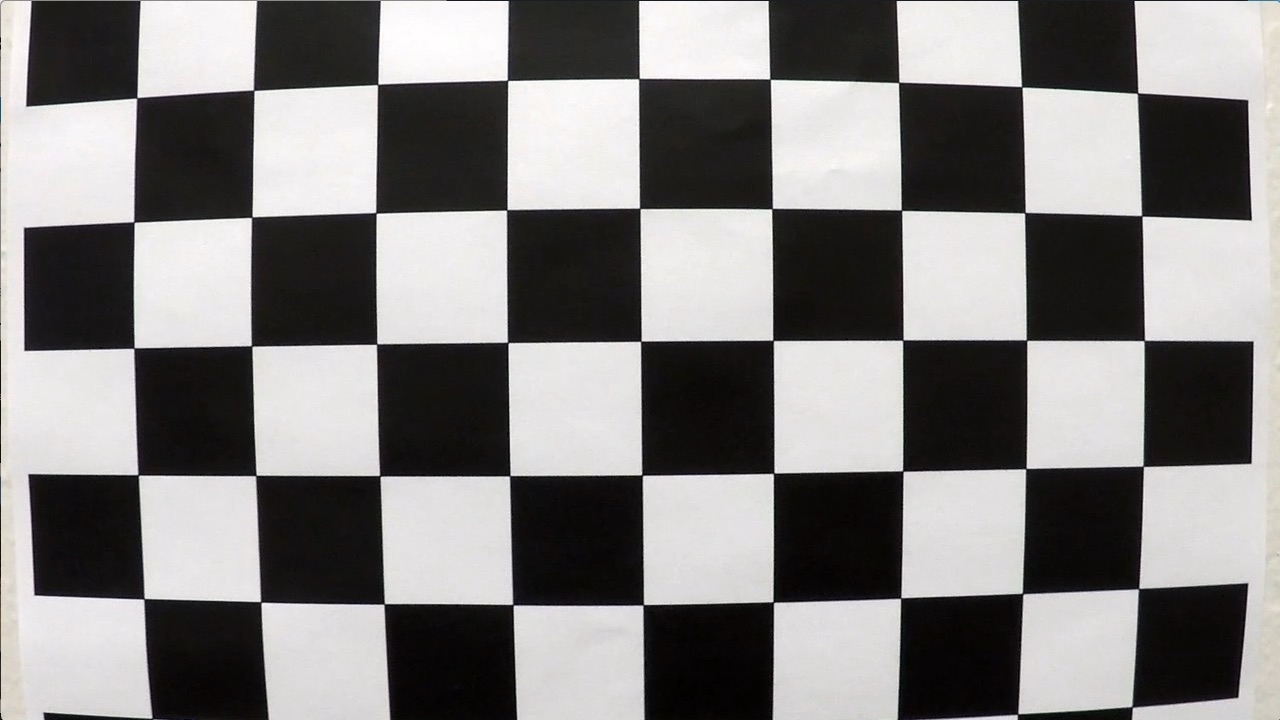
#> input picture camera_cal/calibration1.jpg, 1280 x 720 px
$ python video.py camera_cal/calibration1.jpg   (older library calls are emulated)
#> lines starting #> are read from the running program, lines starting #| are printed output that depends on the picture; after the words box and inside, x2 and y2 are one past the last pixel; in counts of white or black regions, pixels touching at a corner belong together
### calibration.py
from pathlib import Path
import glob

import cv2
import numpy as np
import matplotlib.pyplot as plt

# Broj unutrasnjih uglova sahovske table (kolone, redovi)
CHESSBOARD = (9, 6)


# [29 lines left out: function calibrate_camera, not called in this run]


def undistort(img, mtx, dist):
    return cv2.undistort(img, mtx, dist, None, mtx)


# [19 lines that do not run on import are left out]

### thresholding.py
from pathlib import Path
import glob

import cv2
import numpy as np
import matplotlib.pyplot as plt

from calibration import undistort

# Rezolucija slika za koje je kamera kalibrisana (visina, sirina)
IMG_SHAPE = (720, 1280)


def load_calibration(path="calibration.npz"):
    """Ucitava sacuvanu matricu kamere i koeficijente distorzije."""
    data = np.load(path)
    return data["mtx"], data["dist"]


def binary_threshold(img_bgr, s_thresh=(170, 255), sx_thresh=(20, 100),
                     l_thresh=(200, 255), use_l=True):
    """Pravi binarnu sliku (0/1) iz S kanala, Sobel gradijenta po x i (opciono) L kanala.

    Vraca recnik sa medjurezultatima i krajnjom slikom pod kljucem "combined".
    """
    hls = cv2.cvtColor(img_bgr, cv2.COLOR_BGR2HLS)  # OpenCV ucitava slike kao BGR!

    # 1) Boja: S kanal (zasicenost) - dobro hvata zute linije
    s_channel = hls[:, :, 2]
    s_binary = np.zeros_like(s_channel)
    s_binary[(s_channel >= s_thresh[0]) & (s_channel <= s_thresh[1])] = 1

    # 2) Boja: L kanal (svetlost) - hvata bele linije
    l_channel = hls[:, :, 1]
    l_binary = np.zeros_like(l_channel)
    l_binary[(l_channel >= l_thresh[0]) & (l_channel <= l_thresh[1])] = 1

    # 3) Gradijent: Sobel po x na sivoj slici
    gray = cv2.cvtColor(img_bgr, cv2.COLOR_BGR2GRAY)
    sobelx = cv2.Sobel(gray, cv2.CV_64F, 1, 0, ksize=3)
    abs_sobelx = np.absolute(sobelx)
    # Skaliranje na 0-255, da pragovi ne zavise od osvetljenja slike
    scaled = np.uint8(255 * abs_sobelx / max(np.max(abs_sobelx), 1e-6))
    sx_binary = np.zeros_like(scaled)
    sx_binary[(scaled >= sx_thresh[0]) & (scaled <= sx_thresh[1])] = 1

    # 4) Spajanje: piksel ostaje ako ga je uhvatio bilo koji metod
    combined = np.zeros_like(sx_binary)
    mask = (s_binary == 1) | (sx_binary == 1)
    if use_l:
        mask = mask | (l_binary == 1)
    combined[mask] = 1

    return {"combined": combined, "s": s_binary, "l": l_binary, "sx": sx_binary}


# [65 lines that do not run on import are left out]

### perspective.py
from pathlib import Path
import glob

import cv2
import numpy as np
import matplotlib.pyplot as plt

from calibration import undistort
from thresholding import load_calibration, binary_threshold, IMG_SHAPE

# Cetiri tacke trapeza na slici (gore-levo, gore-desno, dole-desno, dole-levo)
# POCETNE VREDNOSTI - proveriti i podesiti na straight_lines1.jpg!
SRC = np.float32([[580, 460], [705, 460], [1127, 720], [203, 720]])

# Gde te tacke treba da zavrse u pogledu odozgo (pravougaonik)
# Margine levo i desno (320 px) ostavljaju mesta da se vide krive linije
DST = np.float32([[320, 0], [960, 0], [960, 720], [320, 720]])


def get_transforms(src=SRC, dst=DST):
    """Vraca matricu transformacije M i njenu inverznu Minv.

    Za razliku od profesorovog warper-a, matrica se racuna jednom, a ne pri svakom
    pozivu, a inverzna nam treba da kasnije traku vratimo na originalnu sliku.
    """
    M = cv2.getPerspectiveTransform(src, dst)
    Minv = cv2.getPerspectiveTransform(dst, src)
    return M, Minv


def warp(img, M, flags=cv2.INTER_NEAREST):
    """Primenjuje perspektivnu transformaciju, izlaz je iste velicine kao ulaz.

    INTER_NEAREST (kao u primeru sa predavanja) ne meša susedne piksele,
    pa binarna slika ostaje cisto 0/1. Za obicne slike u boji moze INTER_LINEAR.
    """
    h, w = img.shape[:2]
    return cv2.warpPerspective(img, M, (w, h), flags=flags)


# [45 lines that do not run on import are left out]

### lane_finding.py
from pathlib import Path
import glob

import cv2
import numpy as np
import matplotlib.pyplot as plt

from calibration import undistort
from thresholding import load_calibration, binary_threshold, IMG_SHAPE
from perspective import get_transforms, warp


def find_lane_pixels(binary_warped, nwindows=9, margin=100, minpix=50):
    """Trazi piksele leve i desne linije histogramom i kliznim prozorima."""
    h, w = binary_warped.shape

    # 1) Histogram donje polovine: vrhovi su pocetne pozicije linija
    histogram = np.sum(binary_warped[h // 2:, :], axis=0)
    midpoint = w // 2
    leftx_current = int(np.argmax(histogram[:midpoint]))
    rightx_current = int(np.argmax(histogram[midpoint:]) + midpoint)

    window_height = h // nwindows
    nonzeroy, nonzerox = binary_warped.nonzero()  # koordinate svih belih piksela

    left_inds, right_inds = [], []
    out_img = np.dstack((binary_warped, binary_warped, binary_warped)) * 255

    # 2) Klizni prozori, od dna ka vrhu
    for window in range(nwindows):
        y_low = h - (window + 1) * window_height
        y_high = h - window * window_height
        xl_low, xl_high = leftx_current - margin, leftx_current + margin
        xr_low, xr_high = rightx_current - margin, rightx_current + margin

        cv2.rectangle(out_img, (xl_low, y_low), (xl_high, y_high), (0, 255, 0), 2)
        cv2.rectangle(out_img, (xr_low, y_low), (xr_high, y_high), (0, 255, 0), 2)

        # Indeksi belih piksela koji upadaju u prozor
        good_left = ((nonzeroy >= y_low) & (nonzeroy < y_high) &
                     (nonzerox >= xl_low) & (nonzerox < xl_high)).nonzero()[0]
        good_right = ((nonzeroy >= y_low) & (nonzeroy < y_high) &
                      (nonzerox >= xr_low) & (nonzerox < xr_high)).nonzero()[0]
        left_inds.append(good_left)
        right_inds.append(good_right)

        # Ako ima dovoljno piksela, sledeci prozor centriramo na njihov prosek
        if len(good_left) > minpix:
            leftx_current = int(np.mean(nonzerox[good_left]))
        if len(good_right) > minpix:
            rightx_current = int(np.mean(nonzerox[good_right]))

    left_inds = np.concatenate(left_inds)
    right_inds = np.concatenate(right_inds)

    leftx, lefty = nonzerox[left_inds], nonzeroy[left_inds]
    rightx, righty = nonzerox[right_inds], nonzeroy[right_inds]

    # Bojenje pronadjenih piksela (crveno levo, plavo desno)
    out_img[lefty, leftx] = [255, 0, 0]
    out_img[righty, rightx] = [0, 0, 255]
    return leftx, lefty, rightx, righty, out_img


# [10 lines left out: function fit_polynomial, not called in this run]


# [37 lines that do not run on import are left out]

### video.py
from collections import deque
from pathlib import Path
import sys

import cv2
import numpy as np

from calibration import undistort
from thresholding import binary_threshold, IMG_SHAPE
from perspective import warp
from lane_finding import find_lane_pixels
from measurements import measure_lane
from pipeline import MTX, DIST, M, MINV, draw_lane
#> (reads calibration.npz from the repository)

N_AVG = 10            # koliko poslednjih prihvacenih kadrova se usrednjava
MIN_PIXELS = 100      # minimalan broj piksela po liniji da bi se fit uopste racunao
WIDTH_RANGE = (450, 800)   # dozvoljena sirina trake u pikselima (~2.6 do 4.6 m)
MAX_WIDTH_DIFF = 150       # najvece dozvoljeno odstupanje sirine izmedju vrha i dna


class LaneTracker:
    """Pamti poslednje ispravne fitove i usrednjava ih izmedju kadrova."""

    def __init__(self, n=N_AVG):
        self.left_fits = deque(maxlen=n)
        self.right_fits = deque(maxlen=n)
        self.curvs = deque(maxlen=n)
        self.offsets = deque(maxlen=n)
        self.bad_frames = 0

    @staticmethod
    def is_sane(left_fit, right_fit, height):
        """Provera: razumna sirina trake i priblizna paralelnost linija."""
        ploty = np.array([0, height / 2, height - 1])
        widths = np.polyval(right_fit, ploty) - np.polyval(left_fit, ploty)
        if np.any(widths < WIDTH_RANGE[0]) or np.any(widths > WIDTH_RANGE[1]):
            return False
        return (widths.max() - widths.min()) <= MAX_WIDTH_DIFF

    def update(self, warped):
        h, w = warped.shape
        leftx, lefty, rightx, righty, _ = find_lane_pixels(warped)
        if len(leftx) >= MIN_PIXELS and len(rightx) >= MIN_PIXELS:
            left_fit = np.polyfit(lefty, leftx, 2)
            right_fit = np.polyfit(righty, rightx, 2)
            if self.is_sane(left_fit, right_fit, h):
                curv, off, _ = measure_lane(leftx, lefty, rightx, righty, w, h)
                self.left_fits.append(left_fit)
                self.right_fits.append(right_fit)
                self.curvs.append(curv)
                self.offsets.append(off)
                return True
        self.bad_frames += 1
        return False

    def best(self):
        """Usrednjeni fit, ili None ako jos nijedan kadar nije bio ispravan."""
        if not self.left_fits:
            return None
        return (np.mean(self.left_fits, axis=0), np.mean(self.right_fits, axis=0),
                float(np.median(self.curvs)), float(np.mean(self.offsets)))

    def process(self, frame):
        und = undistort(frame, MTX, DIST)
        warped = warp(binary_threshold(und)["combined"], M)
        self.update(warped)

        best = self.best()
        if best is None:
            return und
        left_fit, right_fit, curv, off = best

        h = warped.shape[0]
        ploty = np.linspace(0, h - 1, h)
        left_fitx = np.polyval(left_fit, ploty)
        right_fitx = np.polyval(right_fit, ploty)
        result = draw_lane(und, warped.shape, ploty, left_fitx, right_fitx, MINV)

        curv_text = ("Curvature radius: straight" if curv > 5000
                     else f"Curvature radius: {curv:.0f} m")
        side = "right" if off > 0 else "left"
        cv2.putText(result, curv_text, (40, 60), cv2.FONT_HERSHEY_SIMPLEX,
                    1.2, (255, 255, 255), 2)
        cv2.putText(result, f"Vehicle is {abs(off):.2f} m {side} of center", (40, 110),
                    cv2.FONT_HERSHEY_SIMPLEX, 1.2, (255, 255, 255), 2)
        return result


def process_video(in_path, out_path):
#> called with in_path = 'camera_cal/calibration1.jpg'
    cap = cv2.VideoCapture(str(in_path))
    w, h, fps = int(cap.get(3)), int(cap.get(4)), cap.get(5)
    if (h, w) != IMG_SHAPE:
        print(f"Preskoceno (druga rezolucija {w}x{h}): {Path(in_path).name}")
        cap.release()
        return

    writer = cv2.VideoWriter(str(out_path), cv2.VideoWriter_fourcc(*"mp4v"), fps, (w, h))
    tracker = LaneTracker()
    n = 0
    while True:
        ok, frame = cap.read()
#> frame is the input picture: shape (720, 1280, 3); mean B, G, R 127.8, 128.4, 130.1
        if not ok:
            break
        writer.write(tracker.process(frame))
#> in binary_threshold, `hls = cv2.cvtColor(img_bgr, cv2.COLOR_BGR2HLS)`: hls: shape (720, 1280, 3); mean of channels 0, 1, 2 79.7, 124.2, 21.1
#> in binary_threshold, `abs_sobelx = np.absolute(sobelx)`:
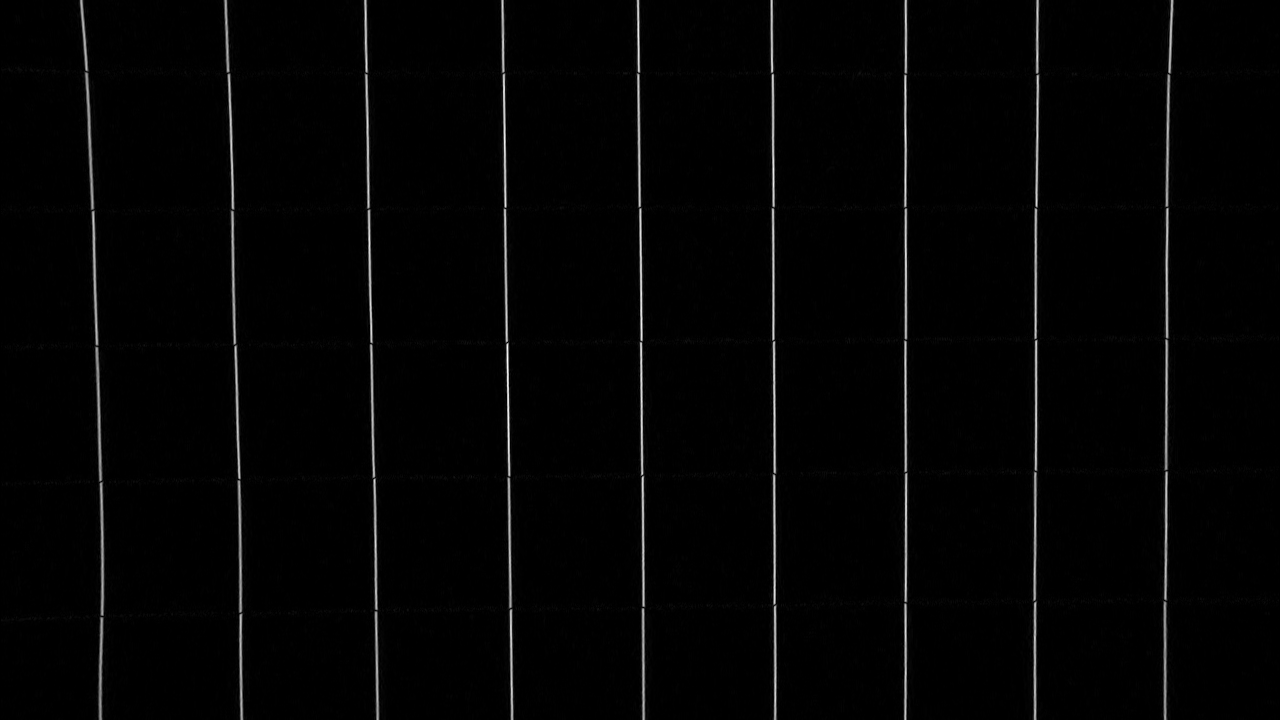
#> abs_sobelx: shape (720, 1280) float64; min 0, max 917, mean 14.8; drawn with min black and max white
#> in warp, `return cv2.warpPerspective(img, M, (w, h), flags=flags)`:
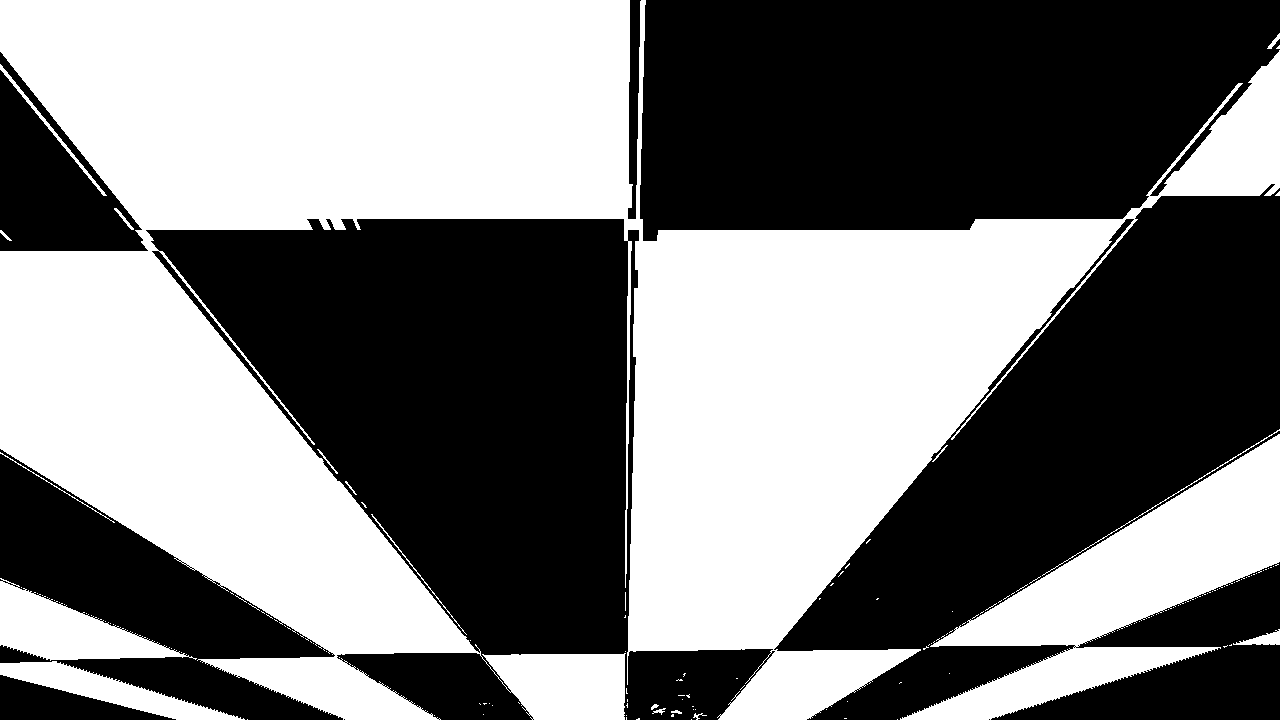
#> returned value: shape (720, 1280); values 0 (black) and 1 (white), 48.2% white; 138 white regions (119 under 20 px), largest, box (x1, y1, x2, y2) and area: (0, 0, 1280, 720) 392283, (900, 434, 1280, 720) 37448, (0, 578, 197, 661) 7396
#> in find_lane_pixels, `histogram = np.sum(binary_warped[h // 2:, :], axis=0)`: histogram = 1280 values, max 358 at index 773, min 1 at index 481, mean 174.5
#> in find_lane_pixels, `leftx_current = int(np.argmax(histogram[:midpoint]))`: leftx_current = 638
#> in find_lane_pixels, `rightx_current = int(np.argmax(histogram[midpoint:]) + midpoint)`: rightx_current = 773
#> the loop in find_lane_pixels, `for window in range(nwindows):` made 9 passes
#> (xl_low, xl_high, xr_low, xr_high, leftx_current, rightx_current) on passes 1 to 7: (538, 738, 673, 873, 604, 789), (504, 704, 689, 889, 665, 753), (565, 765, 653, 853, 696, 752), (596, 796, 652, 852, 712, 751), (612, 812, 651, 851, 721, 750), (621, 821, 650, 850, 725, 749), (625, 825, 649, 849, 705, 752)
#> (xl_low, xl_high, xr_low, xr_high, leftx_current) on passes 8 to 9: (605, 805, 652, 852, 620), (520, 720, 652, 852, 577)
#> after the loop in find_lane_pixels, `for window in range(nwindows):`:
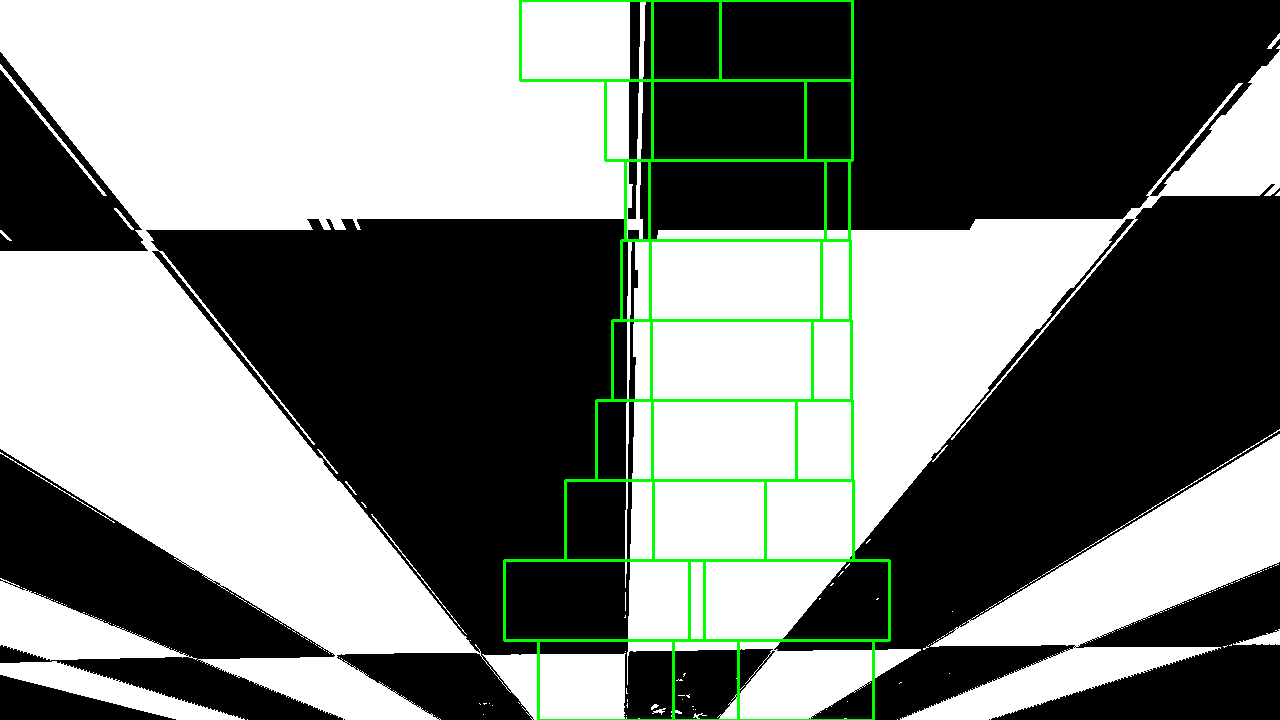
#> out_img: shape (720, 1280, 3); mean of channels 0, 1, 2 120.5, 125, 120.5; drawn as B, G, R
#> after the loop in find_lane_pixels, `for window in range(nwindows):`: left_inds = 9 items
#> in find_lane_pixels, `out_img[righty, rightx] = [0, 0, 255]`:
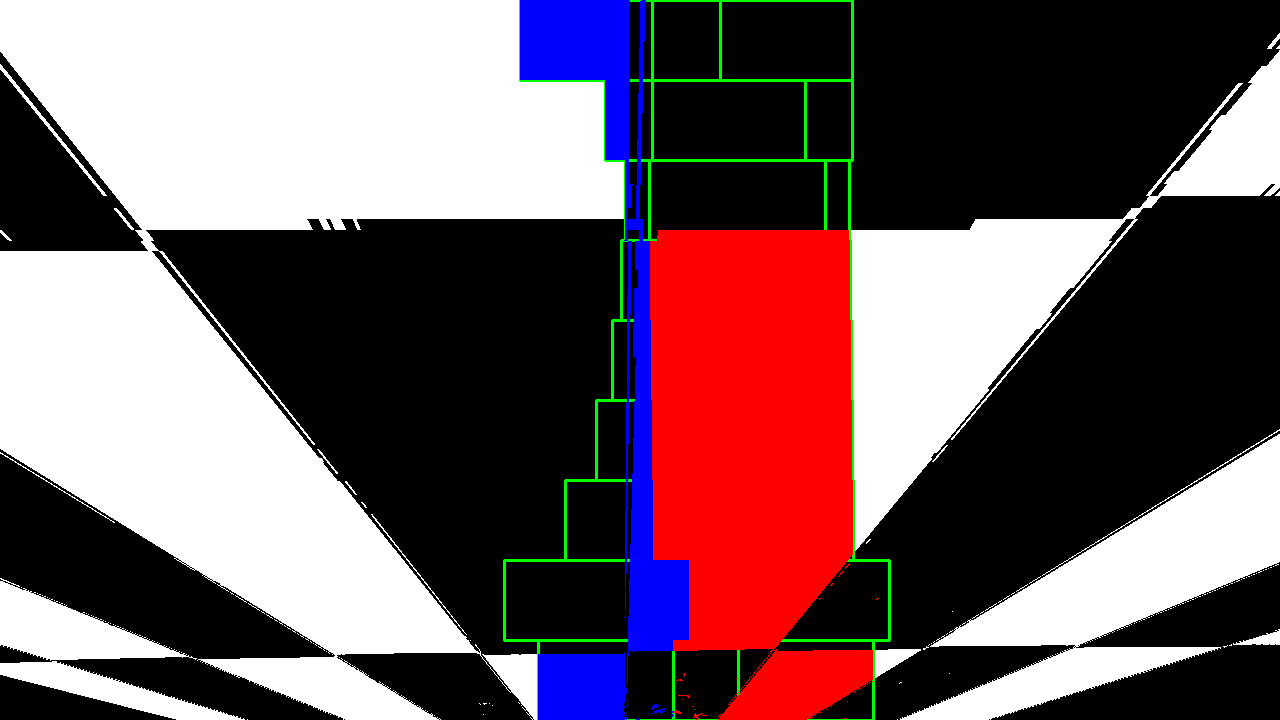
#> out_img: shape (720, 1280, 3); mean of channels 0, 1, 2 99.2, 93.2, 114.3; drawn as B, G, R
#> in update, `left_fit = np.polyfit(lefty, leftx, 2)`: left_fit = [-0.00127, 0.953, 546.6]
#> in update, `right_fit = np.polyfit(righty, rightx, 2)`: right_fit = [0.00035, -0.266, 798.1]
#> in is_sane, `widths = np.polyval(right_fit, ploty) - np.polyval(left_fit, ploty)`: widths = [251.5, 22.57, 212.7]
        n += 1
        if n % 100 == 0:
            print(f"  {n} kadrova...")
    cap.release()
    writer.release()
    print(f"Gotovo: {out_path} ({n} kadrova, odbacenih fitova: {tracker.bad_frames})")


if __name__ == "__main__":
    inputs = sys.argv[1:] or ["test_videos/project_video03.mp4"]
    out_dir = Path("output_videos")
    out_dir.mkdir(exist_ok=True)
    for p in inputs:
        print(f"Obrada: {p}")
        process_video(p, out_dir / f"{Path(p).stem}_out.mp4")
